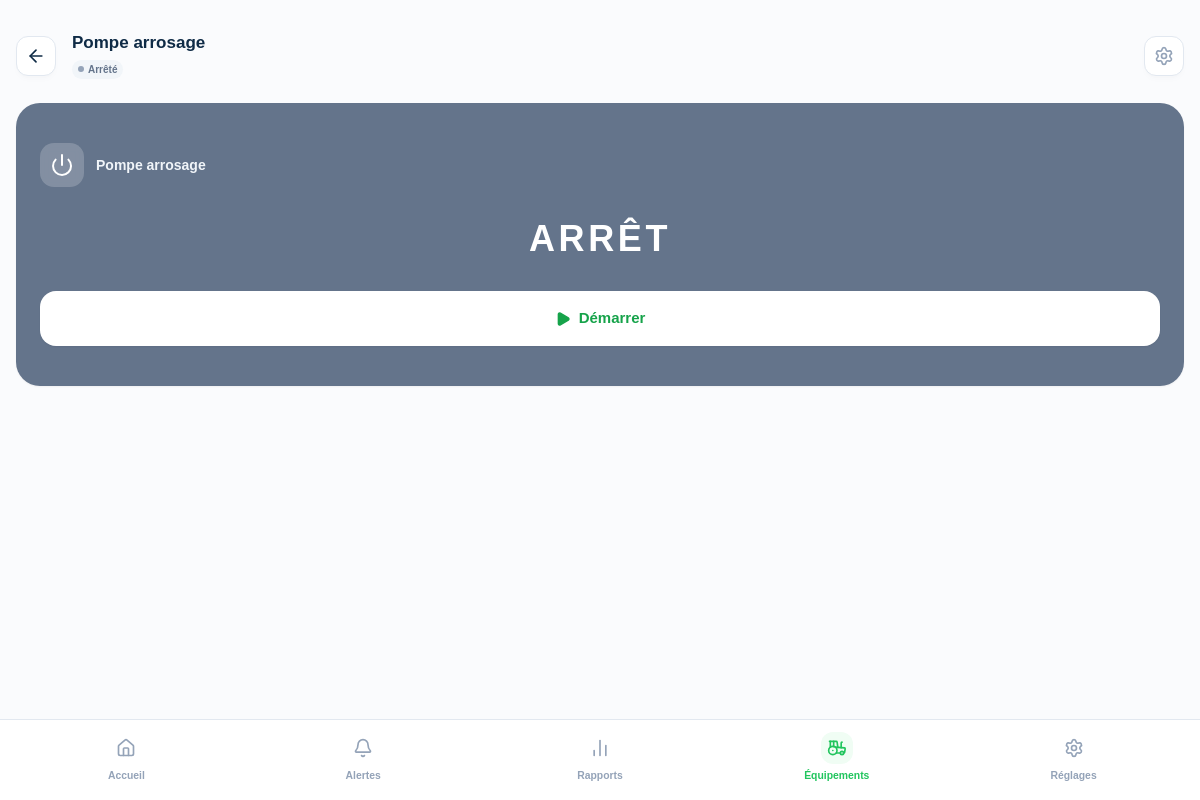
Screenshot of /actionneur.php?id=5 (signed in) with the database file from the repository.
### tables this page shows
CREATE TABLE IF NOT EXISTS equipements (
    id INT AUTO_INCREMENT PRIMARY KEY,
    nom VARCHAR(50) NOT NULL,
    type ENUM('capteur', 'actionneur') NOT NULL,
    unite VARCHAR(10) DEFAULT '',
    valeur_actuelle DECIMAL(10,2) DEFAULT 0.00,
    statut ENUM('normal', 'alerte', 'critique', 'arret', 'marche') DEFAULT 'normal',
    seuil_min DECIMAL(10,2) DEFAULT NULL,
    seuil_max DECIMAL(10,2) DEFAULT NULL,
    icone VARCHAR(50) DEFAULT 'thermometer',  
    couleur VARCHAR(20) DEFAULT 'green',  
    mis_a_jour_le TIMESTAMP DEFAULT CURRENT_TIMESTAMP ON UPDATE CURRENT_TIMESTAMP
);

### actionneur.php (the view, shortened to what this page needs)
<?php
require_once 'config/db.php';
$id = isset($_GET['id']) ? (int)$_GET['id'] : 0;
$stmt = $pdo->prepare("SELECT * FROM equipements WHERE id = ? AND type = 'actionneur'");
$stmt->execute([$id]);
$actionneur = $stmt->fetch();
$estEnMarche = ($actionneur['statut'] === 'marche');
$bgColor = $estEnMarche ? '#22c55e' : '#64748b';
$txtStatut = $estEnMarche ? 'MARCHE' : 'ARRÊT';
$btnColor = $estEnMarche ? 'text-red-500 fill-red-500' : 'text-green-600 fill-green-600';
$btnTxtColor = $estEnMarche ? 'text-red-500' : 'text-green-600';
$btnLibelle = $estEnMarche ? 'Arrêter' : 'Démarrer';
$btnIcon = $estEnMarche ? 'square' : 'play';
$pillBg = $estEnMarche ? '#dcfce7' : '#f1f5f9';
$pillText = $estEnMarche ? '#16a34a' : '#64748b';
$pillDot = $estEnMarche ? '#16a34a' : '#94a3b8';
$pillLabel = $estEnMarche ? 'Marche' : 'Arrêté';
?>
<?php
require 'includes/header.php';
?>
      <header class="flex justify-between items-center mt-4 mb-6">
        <a href="javascript:history.back()" class="w-10 h-10 bg-white card-border rounded-xl flex items-center justify-center text-[#0f2b46]">
          <i data-lucide="arrow-left" class="w-5 h-5"></i>
        </a>
        <div class="flex-1 ml-4 relative">
          <h1 class="text-[17px] font-black text-[#0f2b46] leading-tight flex items-center gap-2">
            <?= htmlspecialchars($actionneur['nom']) ?>
          </h1>
          <div class="mt-0.5">
            <span class="pill" style="padding: 2px 6px; font-size: 10px; background-color: <?= $pillBg ?>; color: <?= $pillText ?>;">
              <span class="status-dot" style="background-color: <?= $pillDot ?>"></span>
              <?= $pillLabel ?>
            </span>
          </div>
        </div>
        <a href="reglages.php" class="w-10 h-10 bg-white card-border rounded-xl flex items-center justify-center text-slate-400">
          <i data-lucide="settings" class="w-5 h-5"></i>
        </a>
      </header>
      <div class="rounded-[24px] p-6 text-white mb-6 relative overflow-hidden shadow-sm flex flex-col items-center justify-center py-10 transition-colors duration-500" style="background-color: <?= $bgColor ?>">
        <div class="w-full flex items-center gap-3 mb-8">
          <div class="w-11 h-11 bg-white/20 rounded-[14px] flex items-center justify-center backdrop-blur-sm">
            <i data-lucide="<?= $actionneur['icone'] ?>" class="w-6 h-6"></i>
          </div>
          <span class="font-bold text-sm text-slate-100"><?= htmlspecialchars($actionneur['nom']) ?></span>
        </div>
        <div class="w-full text-center mb-8">
          <span class="text-4xl font-black tracking-widest text-white"><?= $txtStatut ?></span>
        </div>
        <form action="api/action.php" method="POST" class="w-full m-0 p-0">
            <button type="submit" class="w-full bg-white <?= $btnTxtColor ?> font-extrabold text-[15px] py-4 rounded-2xl shadow-sm active:scale-[0.98] transition-all flex items-center justify-center gap-2">
                <i data-lucide="<?= $btnIcon ?>" class="w-4 h-4 <?= $btnColor ?>"></i>
                <?= $btnLibelle ?>
            </button>
        </form>
      </div>
    </main>
<?php
require 'includes/nav.php';
require 'includes/footer.php';
?>

### css/app.css (style rules this page uses)
:root { --bg-main: #fafbfd; --bg-card: #ffffff; --text-main: #1e293b; --text-dim: #94a3b8; --text-brand: #0f2b46; --border-main: #e2e8f0; }
body { font-family: 'Nunito', sans-serif; -webkit-tap-highlight-color: transparent; user-select: none; background-color: var(--bg-main); color: var(--text-main); transition: background-color 0.3s ease, color 0.3s ease; }
.card-border, .bottom-nav, input, select, button { transition: background-color 0.3s ease, border-color 0.3s ease, color 0.3s ease; }
html { scroll-behavior: smooth; }
.status-dot { width: 6px; height: 6px; border-radius: 50%; display: inline-block; }
.pill { padding: 2px 8px; border-radius: 12px; font-size: 0.70rem; font-weight: 700; display: inline-flex; align-items: center; gap: 4px; }
.card-border { border: 1px solid var(--border-main); border-radius: 16px; background-color: var(--bg-card); box-shadow: 0 4px 6px -1px rgba(0, 0, 0, 0.02), 0 2px 4px -1px rgba(0, 0, 0, 0.01); }

### rows the page displays
equipements: nom "Pompe arrosage", statut "Arrêté", statut "ARRÊT", statut "Démarrer"
